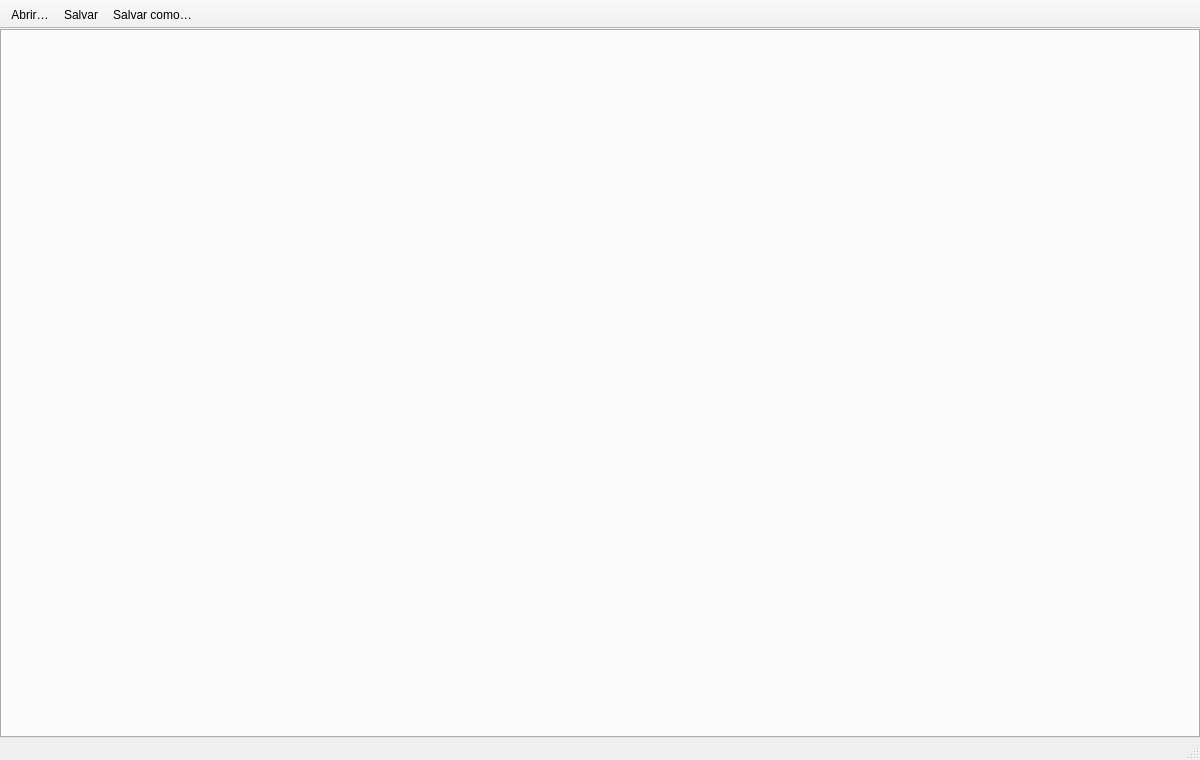
<?xml version="1.0" encoding="UTF-8"?>
<ui version="4.0">
 <class>JanelaPrincipal</class>
 <widget class="QMainWindow" name="JanelaPrincipal">
  <property name="geometry">
   <rect>
    <x>0</x>
    <y>0</y>
    <width>1200</width>
    <height>760</height>
   </rect>
  </property>
  <property name="windowTitle">
   <string>Editor SPED</string>
  </property>
  <widget class="QWidget" name="centralwidget">
   <layout class="QVBoxLayout" name="layout_central">
    <property name="leftMargin"><number>0</number></property>
    <property name="topMargin"><number>0</number></property>
    <property name="rightMargin"><number>0</number></property>
    <property name="bottomMargin"><number>0</number></property>
    <item>
     <widget class="QTabWidget" name="tabs_bloco">
      <property name="tabPosition">
       <enum>QTabWidget::North</enum>
      </property>
     </widget>
    </item>
   </layout>
  </widget>
  <widget class="QStatusBar" name="statusbar"/>
  <widget class="QToolBar" name="toolbar">
   <property name="windowTitle">
    <string>Principal</string>
   </property>
   <property name="movable">
    <bool>false</bool>
   </property>
   <attribute name="toolBarArea">
    <enum>TopToolBarArea</enum>
   </attribute>
   <attribute name="toolBarBreak">
    <bool>false</bool>
   </attribute>
   <addaction name="act_abrir"/>
   <addaction name="act_salvar"/>
   <addaction name="act_salvar_como"/>
  </widget>
  <action name="act_abrir">
   <property name="text">
    <string>Abrir…</string>
   </property>
  </action>
  <action name="act_salvar">
   <property name="text">
    <string>Salvar</string>
   </property>
  </action>
  <action name="act_salvar_como">
   <property name="text">
    <string>Salvar como…</string>
   </property>
  </action>
  <action name="act_sair">
   <property name="text">
    <string>Sair</string>
   </property>
  </action>
  <action name="act_importar_xml">
   <property name="text">
    <string>Importar XMLs → consolidar C175…</string>
   </property>
  </action>
  <action name="act_recalc_m">
   <property name="text">
    <string>Recalcular bloco M (apuração)…</string>
   </property>
  </action>
  <action name="act_trocar_aliquotas">
   <property name="text">
    <string>Trocar alíquotas PIS/COFINS (C175)…</string>
   </property>
  </action>
  <action name="act_conferir_55">
   <property name="text">
    <string>Conferir entradas (NF-e 55) com XMLs…</string>
   </property>
  </action>
  <action name="act_correlacoes_cfop">
   <property name="text">
    <string>Correlações de CFOP (entradas)…</string>
   </property>
  </action>
  <action name="act_revisar">
   <property name="text">
    <string>Revisar erros…</string>
   </property>
  </action>
 </widget>
 <resources/>
 <connections/>
</ui>
